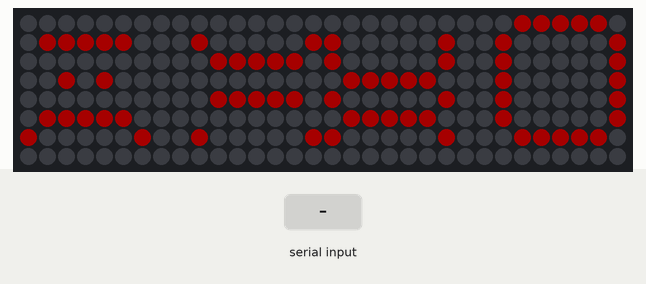
A sketch run on a simulated Arduino Nano, built with avr-gcc and run on an emulated ATmega328P. Shown: 32×8 RGB LED matrix (first LED top left, wired row by row). Inputs (shaded band) come from the test bench. Dim RGB values are drawn brighter than linear.

Above: at 1.2 s.
1.3 s: "5\n" received over the second serial link
At 2.1 s:
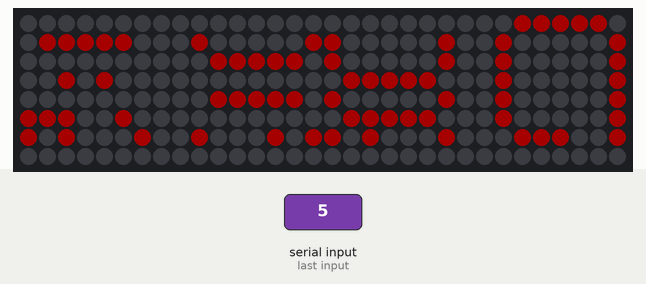
2.8 s: "90\n" received over the second serial link
At 3.3 s:
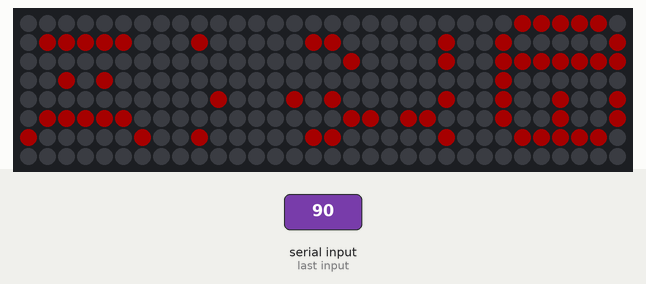
Timing chart, 0 to 5.8 s (numbered marks = the images above; inputs shaded):
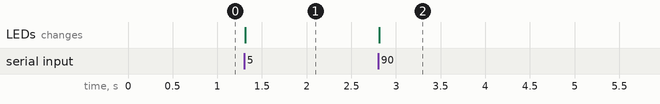

The sketch:

time_nano.ino
```cpp
// Time slave. Arduino Nano (ATmega328P).
// Listens on D6 at 9600 for seconds as a plain integer line and holds
// that time on an 8x32 WS2812B matrix. 90 stays at 01:30 until the
// next command. Values above 99:59 clamp.
//
// Wiring: master D3 -> this D6. Common GND. Both boards are 5V.
// Matrix DIN on D4. LAYOUT_COLUMN matches the Makerlab 8x32 panel.
// Set LAYOUT to LAYOUT_ROW if the picture is still scrambled.
// D0 and D1 stay free for USB.

#include <Adafruit_NeoPixel.h>
#include <SoftwareSerial.h>

static const uint8_t DATA_PIN = 4;
static const uint8_t MATRIX_W = 32;
static const uint8_t MATRIX_H = 8;
static const uint16_t NUM_LEDS = MATRIX_W * MATRIX_H;
static const uint8_t LAYOUT_ROW = 0;
static const uint8_t LAYOUT_COLUMN = 1;
static const uint8_t LAYOUT = LAYOUT_COLUMN;
static const bool FLIP_X = false;
static const bool FLIP_Y = false;
static const uint8_t DIGIT_W = 5;
static const uint8_t DIGIT_H = 7;
static const int TIME_MAX = 99 * 60 + 59;
// 0-100. 100 is full brightness. Higher values draw more current, so the
// matrix's 5V supply must be strong enough (about 2 A at 100% for red digits).
static const uint8_t BRIGHTNESS_PERCENT = 16;
static const uint8_t BRIGHTNESS =
    (uint16_t)(BRIGHTNESS_PERCENT > 100 ? 100 : BRIGHTNESS_PERCENT) * 255 / 100;

static const uint8_t DIGITS[10][DIGIT_H] = {
  {0x0E, 0x11, 0x11, 0x11, 0x11, 0x11, 0x0E},
  {0x04, 0x0C, 0x04, 0x04, 0x04, 0x04, 0x0E},
  {0x0E, 0x11, 0x01, 0x02, 0x04, 0x08, 0x1F},
  {0x0E, 0x11, 0x01, 0x06, 0x01, 0x11, 0x0E},
  {0x02, 0x06, 0x0A, 0x12, 0x1F, 0x02, 0x02},
  {0x1F, 0x10, 0x1E, 0x01, 0x01, 0x11, 0x0E},
  {0x0E, 0x10, 0x1E, 0x11, 0x11, 0x11, 0x0E},
  {0x1F, 0x01, 0x02, 0x04, 0x08, 0x08, 0x08},
  {0x0E, 0x11, 0x11, 0x0E, 0x11, 0x11, 0x0E},
  {0x0E, 0x11, 0x11, 0x0F, 0x01, 0x01, 0x0E},
};

// RX D6 from the master. TX D7 is unused.
SoftwareSerial link(6, 7);
Adafruit_NeoPixel strip(NUM_LEDS, DATA_PIN, NEO_GRB + NEO_KHZ800);

char lineBuf[16];
uint8_t lineLen = 0;
bool lineOverflow = false;
int shownSeconds = -1;

uint16_t xyToIndex(uint8_t x, uint8_t y) {
  if (FLIP_X) {
    x = MATRIX_W - 1 - x;
  }
  if (FLIP_Y) {
    y = MATRIX_H - 1 - y;
  }
  if (LAYOUT == LAYOUT_ROW) {
    if (y & 1) {
      return (uint16_t)y * MATRIX_W + (MATRIX_W - 1 - x);
    }
    return (uint16_t)y * MATRIX_W + x;
  }
  if (x & 1) {
    return (uint16_t)x * MATRIX_H + (MATRIX_H - 1 - y);
  }
  return (uint16_t)x * MATRIX_H + y;
}

void setXY(uint8_t x, uint8_t y, uint32_t color) {
  if (x >= MATRIX_W || y >= MATRIX_H) {
    return;
  }
  strip.setPixelColor(xyToIndex(x, y), color);
}

void drawDigit(int x, int y, int digit, uint32_t color) {
  for (uint8_t row = 0; row < DIGIT_H; row++) {
    uint8_t bits = DIGITS[digit][row];
    for (uint8_t col = 0; col < DIGIT_W; col++) {
      if (bits & (1 << (4 - col))) {
        setXY((uint8_t)(x + col), (uint8_t)(y + row), color);
      }
    }
  }
}

void drawColon(int x, int y, uint32_t color) {
  setXY((uint8_t)x, (uint8_t)(y + 2), color);
  setXY((uint8_t)x, (uint8_t)(y + 4), color);
}

void drawTime(int seconds) {
  if (seconds < 0) {
    seconds = 0;
  }
  if (seconds > TIME_MAX) {
    seconds = TIME_MAX;
  }

  int mm = seconds / 60;
  int ss = seconds % 60;
  const int glyphs[5] = {mm / 10, mm % 10, -1, ss / 10, ss % 10};
  // 4 digits (5px) + colon (1px) + 4 one-pixel gaps = 25.
  int x = (MATRIX_W - 25) / 2;
  const int y = (MATRIX_H - DIGIT_H) / 2;
  const uint32_t color = strip.Color(255, 0, 0);

  strip.clear();
  for (int i = 0; i < 5; i++) {
    if (glyphs[i] < 0) {
      drawColon(x, y, color);
      x += 1 + 1;
    } else {
      drawDigit(x, y, glyphs[i], color);
      x += DIGIT_W + 1;
    }
  }
  strip.show();
  shownSeconds = seconds;
}

bool parseSeconds(const char *text, int &seconds) {
  if (text == nullptr || text[0] == '\0') {
    return false;
  }
  long value = 0;
  for (const char *p = text; *p != '\0'; p++) {
    if (*p < '0' || *p > '9') {
      return false;
    }
    value = value * 10 + (*p - '0');
    if (value > 99999) {
      return false;
    }
  }
  seconds = (int)value;
  return true;
}

void handleLine(const char *text) {
  int seconds = 0;
  if (!parseSeconds(text, seconds)) {
    return;
  }
  if (seconds > TIME_MAX) {
    seconds = TIME_MAX;
  }
  if (seconds != shownSeconds) {
    drawTime(seconds);
  }
}

void setup() {
  link.begin(9600);
  strip.begin();
  strip.setBrightness(BRIGHTNESS);
  drawTime(0);
}

void loop() {
  while (link.available() > 0) {
    char c = (char)link.read();
    if (c == '\n' || c == '\r') {
      if (!lineOverflow && lineLen > 0) {
        lineBuf[lineLen] = '\0';
        handleLine(lineBuf);
      }
      lineLen = 0;
      lineOverflow = false;
    } else if (lineLen < sizeof(lineBuf) - 1) {
      lineBuf[lineLen++] = c;
    } else {
      lineOverflow = true;
    }
  }
}
```

Measured:
- after the input at 1.3 s, the LEDs: change at once (image 1)
- after the input at 2.8 s, the LEDs: change at once (image 2)
